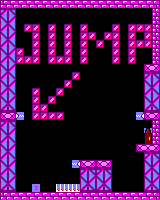

Rendered tile map (Tiled .tmx) drawn with the repository's tilesets; below, a short description and the full map source, tile grids included:
An orthogonal 20x25 tile map with 8x8 px tiles, 1 tile layer (Capa de Patrones 1).

<map version="1.2" tiledversion="1.2.4" orientation="orthogonal" renderorder="right-down" width="20" height="25" tilewidth="8" tileheight="8" infinite="0" nextlayerid="2" nextobjectid="1">
 <tileset firstgid="1" source="tileset_juego.tsx" />
 <layer id="1" name="Capa de Patrones 1" width="20" height="25">
  <data encoding="csv">
2,3,3,3,3,3,3,3,3,3,3,3,3,3,3,3,3,3,3,4,
9,10,0,0,0,0,0,0,0,0,0,0,0,0,0,0,0,0,0,8,
19,20,0,0,0,0,0,0,0,0,0,0,0,0,0,0,0,0,0,8,
20,19,0,26,26,0,26,0,26,0,26,0,0,0,26,0,26,26,26,8,
19,20,0,0,26,0,26,0,26,0,26,26,0,26,26,0,26,0,26,8,
20,19,0,0,26,0,26,0,26,0,26,0,26,0,26,0,26,26,26,8,
19,20,26,0,26,0,26,0,26,0,26,0,0,0,26,0,26,0,0,8,
20,19,26,26,26,0,26,26,26,0,26,0,0,0,26,0,26,0,0,8,
19,20,0,0,0,0,0,0,0,0,0,0,0,0,0,0,0,0,22,24,
20,19,0,0,0,0,0,0,0,26,0,0,0,0,0,0,0,0,9,10,
19,20,0,0,0,0,0,0,26,0,0,0,0,0,0,0,0,0,19,20,
20,19,0,0,26,0,0,26,0,0,0,0,0,0,0,0,0,0,20,19,
19,20,0,0,26,0,26,0,0,0,0,0,0,0,0,0,0,0,19,20,
29,30,0,0,26,26,0,0,0,0,0,0,0,0,0,0,0,0,29,30,
22,24,43,0,26,26,26,26,0,0,0,0,0,0,0,0,0,44,22,24,
9,10,0,0,0,0,0,0,0,0,0,0,0,0,0,0,0,0,0,8,
19,20,0,0,0,0,0,0,0,0,0,0,0,0,0,0,0,0,39,8,
20,19,0,0,0,0,0,0,0,0,0,0,0,0,0,0,0,0,40,8,
19,20,0,0,0,0,0,0,0,0,0,0,0,0,0,0,0,22,23,24,
20,19,0,0,0,0,0,0,0,0,0,0,0,0,0,0,0,0,9,10,
19,20,0,0,0,0,0,0,0,44,22,24,22,24,0,0,0,0,19,20,
20,19,0,0,0,0,0,0,0,0,9,10,9,10,0,0,0,0,20,19,
19,20,0,0,0,0,0,0,0,0,19,20,19,20,0,0,0,0,19,20,
29,30,0,0,46,0,0,45,45,45,29,30,29,30,0,0,0,0,29,30,
2,3,3,3,3,3,3,3,3,3,3,3,3,3,3,3,3,3,3,4
</data>
 </layer>
</map>
